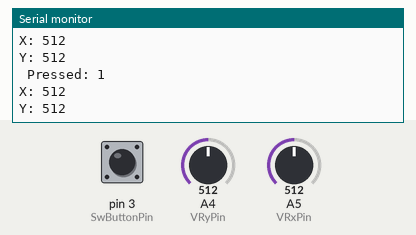
Recording of a sketch running on a simulated Arduino Uno, built with avr-gcc and run on an emulated ATmega328P. Shown: the last lines printed to the serial monitor. Inputs (shaded band) come from the test bench; at power-on: A5 (VRxPin) = 512, A4 (VRyPin) = 512, pin 3 (SwButtonPin) HIGH.

Above: at 2.7 s.
2.8 s: A5 (VRxPin) set to 984
At 3.6 s:
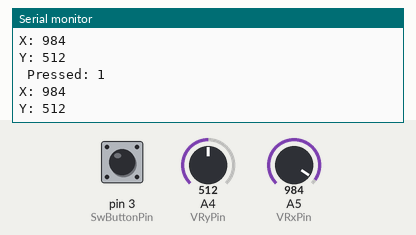
5.8 s: A5 (VRxPin) set to 1013
At 6.7 s:
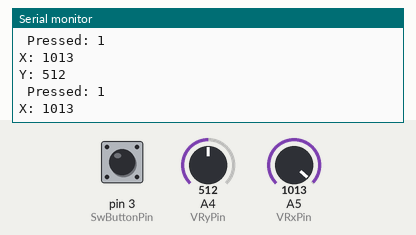
7.3 s: A4 (VRyPin) set to 988
At 8.2 s:
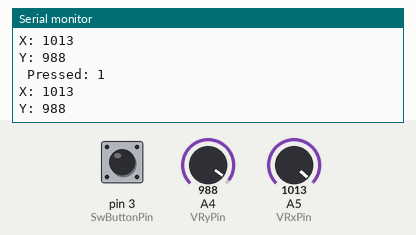
10.3 s: A4 (VRyPin) set to 1012
At 11.3 s:
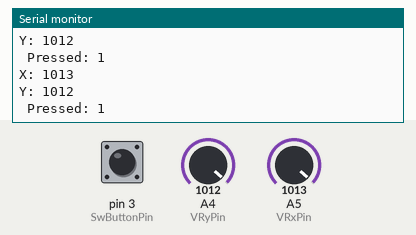
Timing chart, 0 to 13.3 s (numbered marks = the images above; inputs shaded):
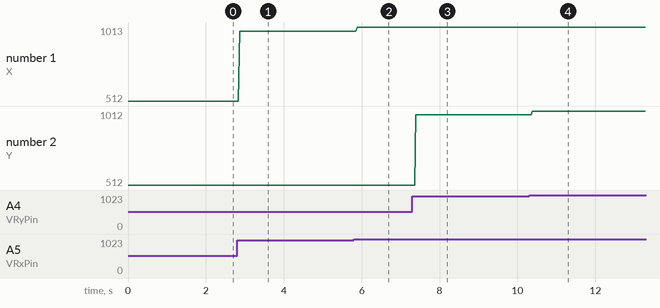

Measured:
- the behaviour switches between 999 and 1000 on A5 (VRxPin) (found by bisection; images 1 and 2)
- the behaviour switches between 999 and 1000 on A4 (VRyPin) (found by bisection; images 3 and 4)
- after the input at 2.8 s, the serial monitor: prints a new line after 0.07 s (image 1)
- after the input at 5.8 s, the serial monitor: prints a new line after 0.08 s (image 2)
- after the input at 7.3 s, the serial monitor: prints a new line after 0.09 s (image 3)
- after the input at 10.3 s, the serial monitor: prints a new line after 0.08 s (image 4)
- plotted number 1: 512 → 984 after the input at 2.8 s, 984 → 1013 after the input at 5.8 s
- plotted number 2: 512 → 988 after the input at 7.3 s, 988 → 1012 after the input at 10.3 s

The sketch:

Joysitck_Module.ino
```cpp
const int VRxPin= 5; //VRx pin connected to arduino pin A0
const int VRyPin= 4; //VRy pin connected to arduino in A1
const int SwButtonPin=3; //SW pin connected to arduino pin D8

int pressed; //this variable will determine whether joystick has been pressed down (selected)
int x= -1;//this variable will hold the X-coordinate value
int y= -1; //this variable will hold the Y-coordinate value

void readJoystick() {

}

void setup() {
pinMode(SwButtonPin, INPUT);//sets the SW switch as input
pinMode(VRyPin,INPUT);
digitalWrite(SwButtonPin, HIGH);//sets the SW button HIGH
Serial.begin(9600);//sets the baud rate
}

void loop() {
//readJoystick();//calls this function which reads the digital input button SW, the X-coordinate and the Y-coordinate
pressed= digitalRead(SwButtonPin);//reads whether joystick has been pressed down (selected) or not
x= analogRead(VRxPin);//reads the X-coordinate value
y= analogRead(VRyPin);//reads the Y-coordinate value
Serial.print("X: ");
Serial.println(x);//prints the X-coordinate
Serial.print("Y: ");
Serial.println(y);//prints the Y-coordinate
Serial.print (" Pressed: ");
Serial.println(pressed);//prints whether joystick knob has been pressed or not
delay(10);
}
```
